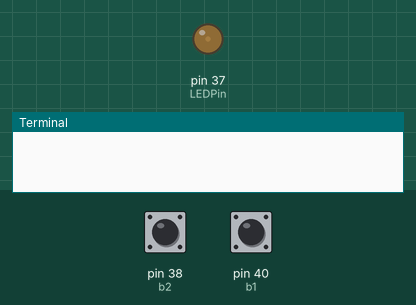
This program was run on a simulated Raspberry Pi (header pin numbers). Shown: output pins drawn as LEDs (lit = HIGH), the last lines printed to the terminal. The inputs (shaded band) are chosen by the test bench; at power-on: pin 38 (b2) HIGH, pin 40 (b1) HIGH.

Above: at 1.2 s.
1.3 s: pin 38 (b2) pulled LOW for 0.15 s
At 2.3 s:
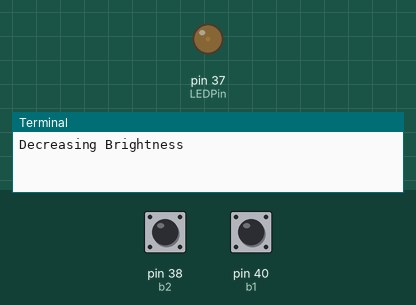
2.9 s: pin 40 (b1) pulled LOW for 0.15 s
At 3.5 s:
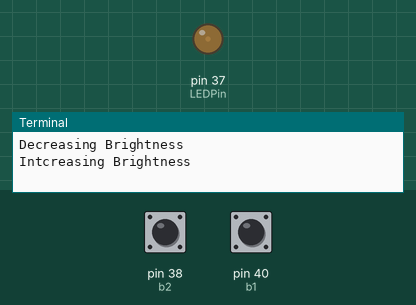
4.5 s: pin 40 (b1) pulled LOW for 1 s
At 4.8 s:
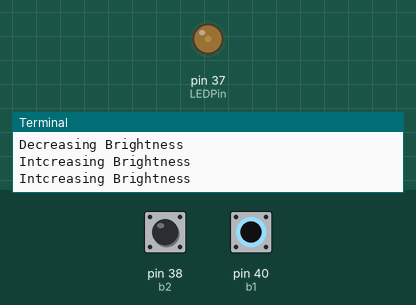
7.0 s: pin 40 (b1) pulled LOW for 0.15 s
At 7.9 s:
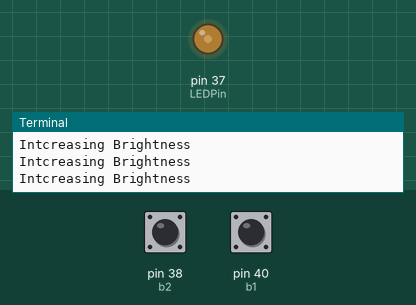
8.6 s: pin 40 (b1) pulled LOW for 3.2 s
At 9.1 s:
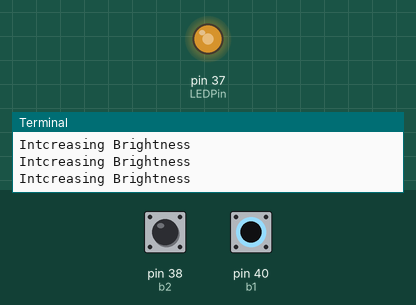
13.3 s: pin 40 (b1) pulled LOW for 0.15 s
At 13.9 s:
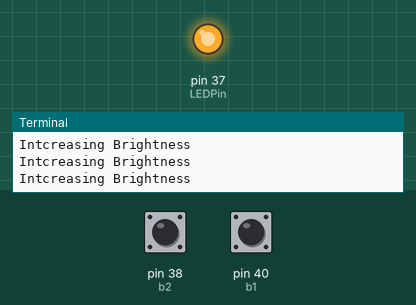
Timing chart, 0 to 15.9 s (numbered marks = the images above; inputs shaded):
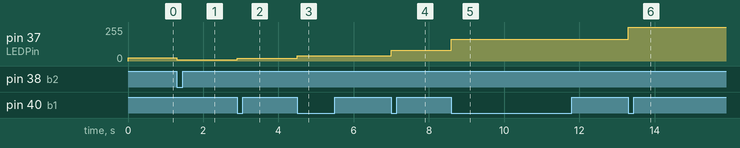

Measured:
- after the input at 1.3 s, pin 37 (LEDPin): 23/255 → 10/255 at once
- after the input at 2.9 s, pin 37 (LEDPin): 10/255 → 20/255 at once
- after the input at 4.5 s, pin 37 (LEDPin): 20/255 → 41/255 at once
- after the input at 7.0 s, pin 37 (LEDPin): 41/255 → 82/255 at once
- after the input at 8.6 s, pin 37 (LEDPin): 82/255 → 163/255 at once
- after the input at 13.3 s, pin 37 (LEDPin): 163/255 → 252/255 at once

The program:

07_Dimmable_LED_with_Two_Push_Buttons.py
```python
import RPi.GPIO as GPIO
from time import sleep

freq = 1000

dt = 0.1 #delay time seconds
b1 = 40
b2 = 38

b1state = 1
b1stateold = 1

b2state =1
b2stateold = 1

LEDPin = 37
DC = 9

GPIO.setmode(GPIO.BOARD)
GPIO.setup(b1,GPIO.IN, pull_up_down = GPIO.PUD_UP)
GPIO.setup(b2,GPIO.IN, pull_up_down = GPIO.PUD_UP)
GPIO.setup(LEDPin, GPIO.OUT)

myPWM = GPIO.PWM(LEDPin,freq)
myPWM.start(DC)


try:
	while True:
		b1state = GPIO.input(b1)
		b2state = GPIO.input(b2)

		#print(b1state, b2state)

		if b1state == 0 and b1stateold == 1 :
			DC = DC * 2 + (DC == 0)

			print("Intcreasing Brightness")

		if b2state == 0 and b2stateold == 1 :
			DC = DC / 2
			print("Decreasing Brightness")

		DC = int(DC)
		#print(DC)

		if DC > 99:
			DC = 99

		if DC < 0:
			DC = 0

		myPWM.ChangeDutyCycle(DC)

		b1stateold = b1state
		b2stateold = b2state


except KeyboardInterrupt:
	myPWM.stop()
	GPIO.cleanup()
	print("GPIO is good to go")
```
